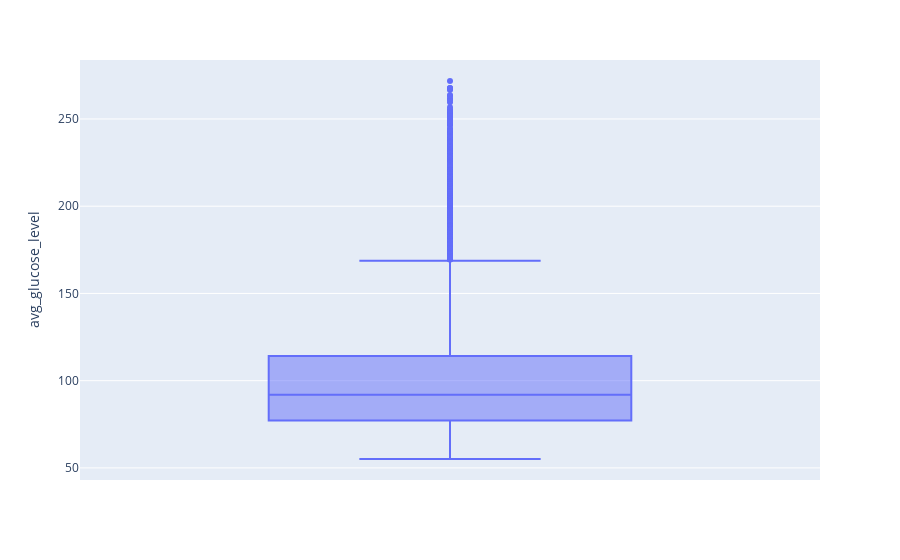

Write notebook code for a chart like this one.
### Markdown cell above
#### Verifying data skewness with regards to Gluecose level

### Code cell
fig = px.box(data, y='')
fig.show()

### Figure 1 — Plotly figure (JSON) as saved in the notebook; plotly's stock layout.template omitted (floating-point values rounded to 4 significant figures; data arrays with more than 128 entries replaced by an {"elided": "..."} marker saying what was removed)
{"data": [{"alignmentgroup": "True", "hovertemplate": "avg_glucose_level=%{y}<extra></extra>", "legendgroup": "", "marker": {"color": "#636efa"}, "name": "", "notched": false, "offsetgroup": "", "orientation": "v", "showlegend": false, "type": "box", "x0": " ", "xaxis": "x", "y": {"elided": "5110 float values"}, "y0": " ", "yaxis": "y"}], "layout": {"boxmode": "group", "legend": {"tracegroupgap": 0}, "margin": {"t": 60}, "xaxis": {"anchor": "y", "domain": [0, 1]}, "yaxis": {"anchor": "x", "domain": [0, 1], "title": {"text": "avg_glucose_level"}}}}
